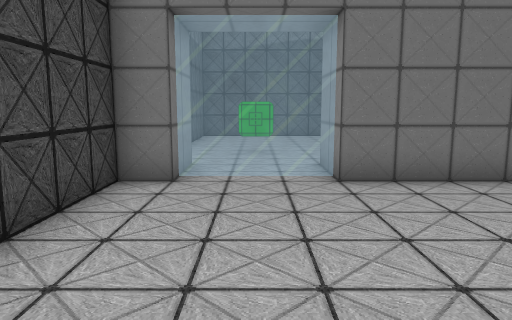
view 1 (above)

17 first-person views from a walk through a 3-D level made in the Unity game engine. The camera is 1.3 m above the floor, tilts 8° down and sees 70° across. The floor is counted in squares, 1 m on a side. Each view is taken from the middle of a square. On the plan, view 1 faces up. The plan holds only what a view shows up to about 15 squares ahead; the rest is blank. Door leaves are left out, so doorways stand open. Some surface patterns are stand-ins.

view 2
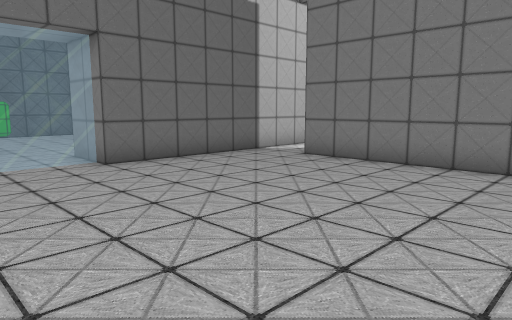

view 3
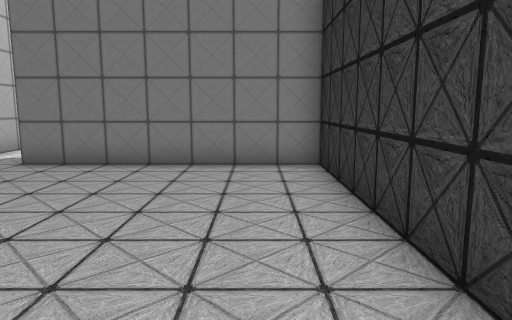

view 4
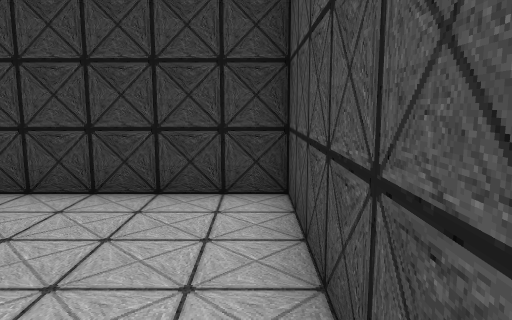

view 5
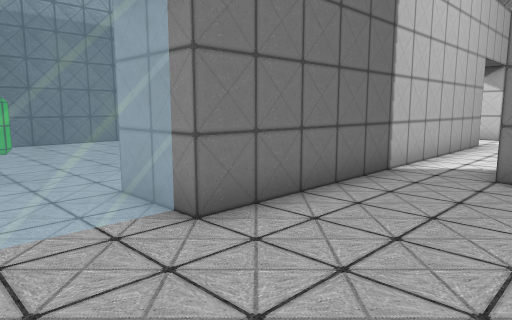

view 6
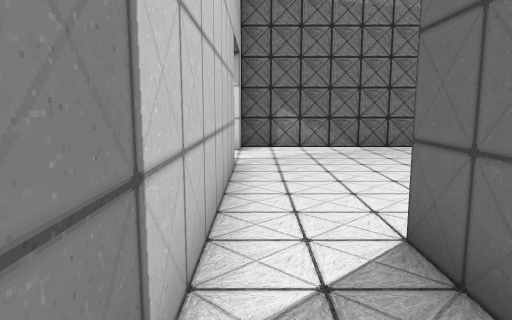

view 7
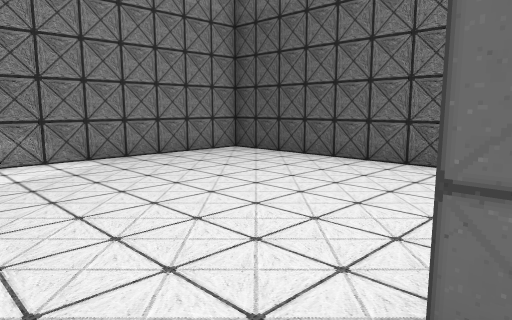

view 8
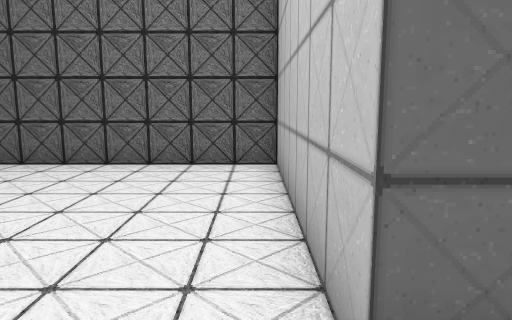

view 9
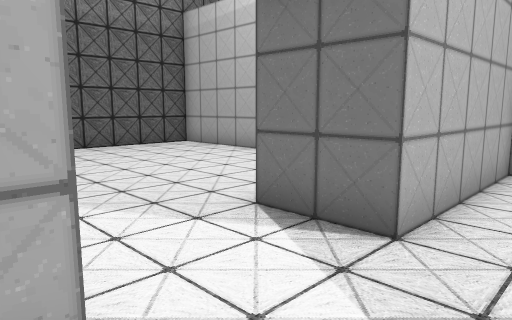

view 10
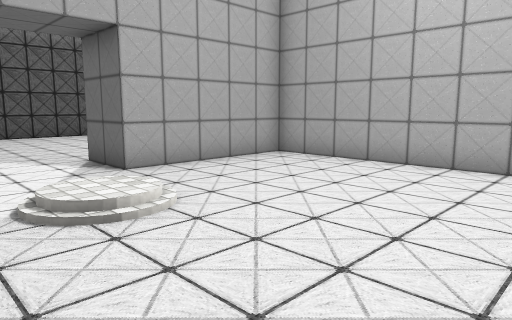

view 11
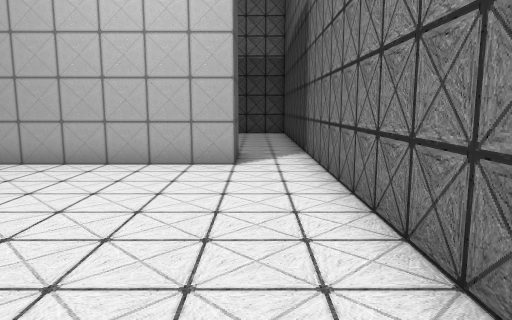

view 12
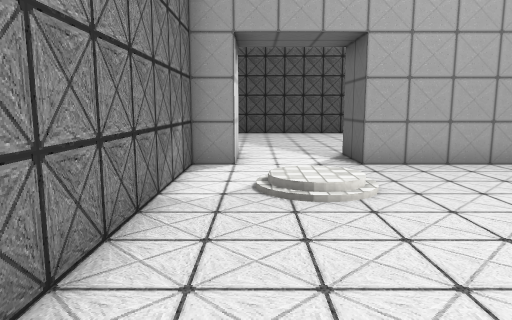

view 13
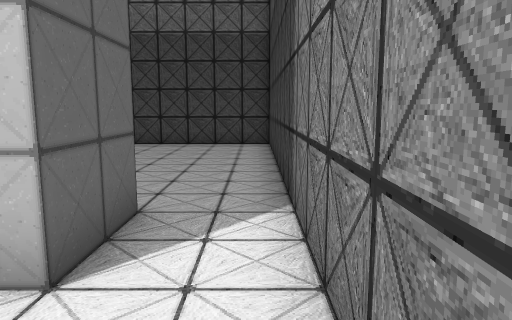

view 14
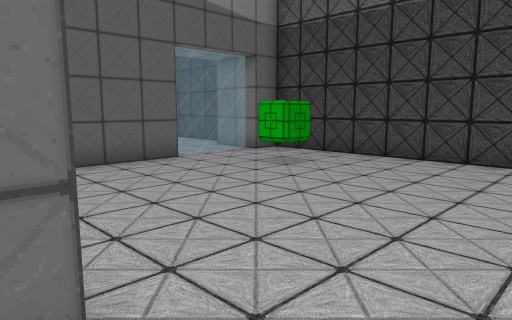

view 15
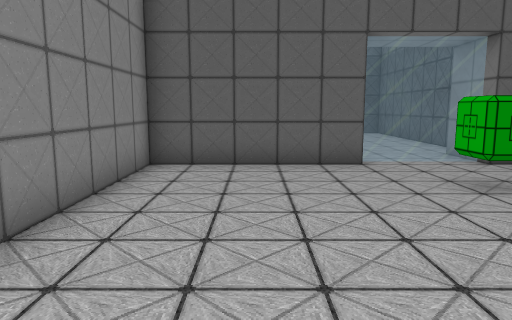

view 16
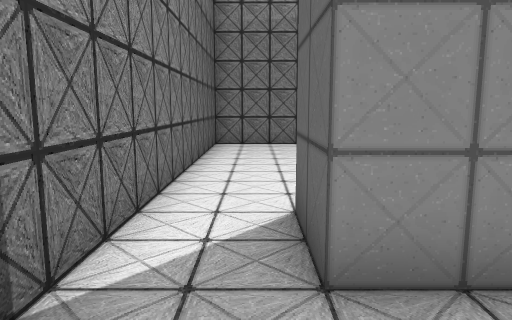

view 17
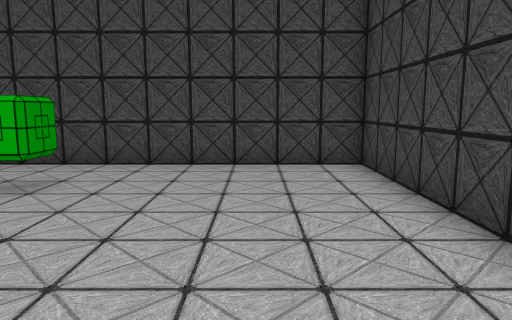

### Floor plan
Points are (right, up) in squares from view 1. A wall is a line through its corners. A room is listed if a view was taken in it or the views show most of it. See-through windows are left out.
Room 1 (views 1, 2, 3, 4, 5, 6)
walls: (-1.5, 6.5) (-2.5, 6.5) (-2.5, -2.5) (6.5, -2.5) (6.5, 4.5); (6.5, 6.5) (1.5, 6.5)
ways out: opening at (7.5, 5.5) to room 2
Room 2 (views 7, 8)
walls: (13.5, 6.5) (6.5, 6.5); (7, 4.5) (8.5, 4.5) (8.5, -2.5) (17.5, -2.5) (17.5, 6.5) (16.5, 6.5)
ways out: opening at (7.5, 5.5) to room 1; open door at (15, 7.5) to room 3
Room 3 (views 9, 10, 11, 12, 13, 14)
walls: (16.5, 8.5) (17.5, 8.5) (17.5, 17.5) (6.5, 17.5); (6.5, 15.5) (8.5, 15.5) (8.5, 8.5) (13.5, 8.5)
ways out: open door at (15, 7.5) to room 2; opening at (7.5, 16.5) to room 4
Room 4 (views 15, 16, 17)
walls: (1.5, 8.5) (6.5, 8.5) (6.5, 15.5); (6.5, 17.5) (-2.5, 17.5) (-2.5, 8.5) (-1.5, 8.5)
ways out: opening at (7.5, 16.5) to room 3
objects: other object (0, 11)

Positions as (right, up) in squares from view 1, and headings:
1: (0, 0), facing up
2: (-2, -2), facing up-right
3: (-2, -1), facing right
4: (-2, 3), facing down
5: (-1, 3), facing up-right
6: (5, 6), facing right
7: (8, 6), facing down-right
8: (9, 6), facing down
9: (17, 10), facing down-left
10: (17, 16), facing down-left
11: (17, 16), facing left
12: (16, 17), facing down
13: (11, 17), facing left
14: (7, 17), facing down-left
15: (4, 17), facing down
16: (4, 16), facing right
17: (6, 15), facing left
